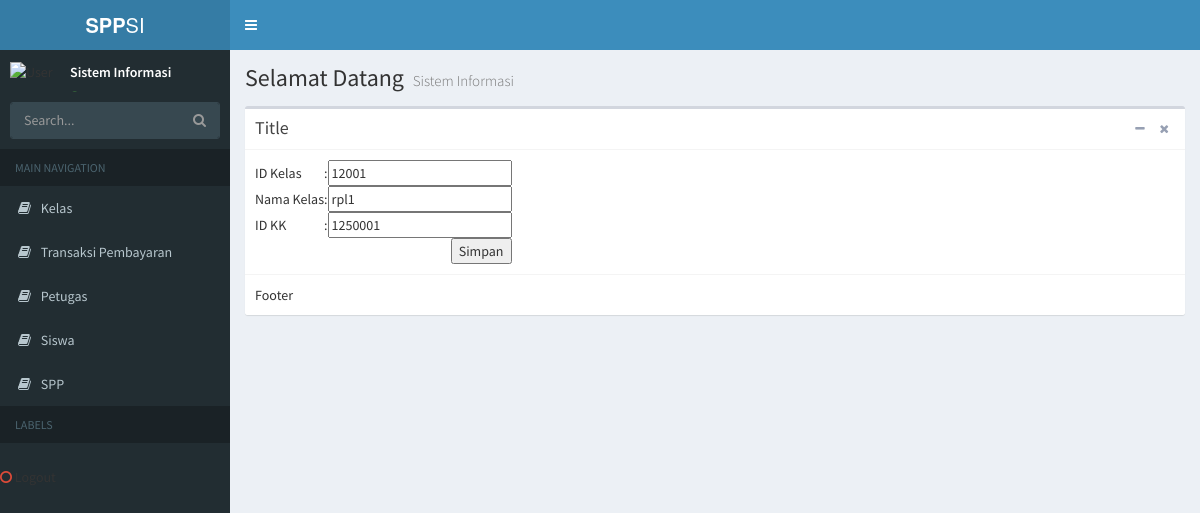
/index.php/Welcome/DataKelas/12001/view, run on the app's committed database.
### tables this page shows
CREATE TABLE `kelas` (
  `id_kelas` int(11) NOT NULL,
  `nama_kelas` varchar(10) NOT NULL,
  `id_kk` int(10) NOT NULL
);

### application/controllers/Welcome.php (called while the page is built, shortened)
<?php
class Welcome extends CI_Controller {
	function __construct(){
	$this->load->model('MSudi');
	}
	public function DataKelas()
	{
		if($this->uri->segment(4)=='view')
		{
			$id_kelas=$this->uri->segment(3);
			$tampil=$this->MSudi->GetDataWhere('kelas','id_kelas',$id_kelas)->row();
			$data['detail']['id_kelas']= $tampil->id_kelas;
            		$data['detail']['nama_kelas']= $tampil->nama_kelas;
            		$data['detail']['id_kk']= $tampil->id_kk;
			$data['content']='VFormUpdateKelas';
		}
		else
		{
			$data['DataKelas']=$this->MSudi->GetData('kelas');
			$data['content']='VKelas';
		}
		$this->load->view('VBackend',$data);
	}
}

### index.php (called while the page is built, shortened)
<?php
require_once BASEPATH.'core/CodeIgniter.php';

### application/models/MSudi.php (called while the page is built, shortened)
<?php
class MSudi extends CI_Model
{
    function GetDataWhere($tabel,$id,$nilai)
    {
        $this->db->where($id,$nilai);
        $query= $this->db->get($tabel);
        return $query;
    }
}

### application/views/VFormUpdateKelas.php (the view)
<form action="<?php echo site_url('Welcome/UpdateDataKelas'); ?>" method="post">
<table>
	<tr>
		<td>ID Kelas</td>
		<td>:</td>
		<td><input type="hidden" name="id_kelas" value="<?php echo $detail['id_kelas']; ?>">
			<input type="text" name="id_kelas" value="<?php echo $detail['id_kelas']; ?>">
		</td>
	</tr>
	<tr>
		<td>Nama Kelas</td>
		<td>:</td>
		<td>
			<input type="text" name="nama_kelas" value="<?php echo $detail['nama_kelas']; ?>">
		</td>
	</tr>
	<tr>
		<td>ID KK</td>
		<td>:</td>
		<td>
			<input type="text" name="id_kk" value="<?php echo $detail['id_kk']; ?>">
		</td>
	</tr>
	<tr>
		<td colspan="3" align="right">
			<input type="submit" name="btn_simpan" value="Simpan">
		</td>
	</tr>
</table>
</form>

### data on the page
kelas: id_kelas "12001", nama_kelas "rpl1", id_kk "1250001"
